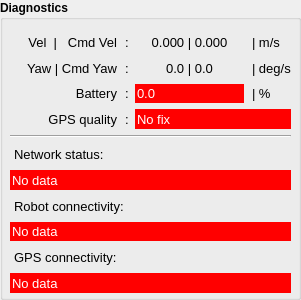
      <widget class="QGroupBox" name="groupBox_3">
       <property name="geometry">
        <rect>
         <x>4</x>
         <y>540</y>
         <width>301</width>
         <height>300</height>
        </rect>
       </property>
       <property name="sizePolicy">
        <sizepolicy hsizetype="Expanding" vsizetype="Expanding">
         <horstretch>0</horstretch>
         <verstretch>0</verstretch>
        </sizepolicy>
       </property>
       <property name="minimumSize">
        <size>
         <width>0</width>
         <height>300</height>
        </size>
       </property>
       <property name="font">
        <font>
         <weight>75</weight>
         <bold>true</bold>
        </font>
       </property>
       <property name="title">
        <string>Diagnostics</string>
       </property>
       <widget class="QWidget" name="gridLayoutWidget">
        <property name="geometry">
         <rect>
          <x>10</x>
          <y>32</y>
          <width>281</width>
          <height>261</height>
         </rect>
        </property>
        <layout class="QGridLayout" name="gridLayout">
         <property name="sizeConstraint">
          <enum>QLayout::SetDefaultConstraint</enum>
         </property>
         <item row="6" column="2">
          <widget class="QLabel" name="diag_yaw">
           <property name="font">
            <font>
             <pointsize>10</pointsize>
             <weight>50</weight>
             <bold>false</bold>
            </font>
           </property>
           <property name="text">
            <string>0.0 | 0.0</string>
           </property>
           <property name="alignment">
            <set>Qt::AlignCenter</set>
           </property>
           <property name="margin">
            <number>2</number>
           </property>
           <property name="indent">
            <number>2</number>
           </property>
          </widget>
         </item>
         <item row="10" column="0">
          <widget class="QLabel" name="label_10">
           <property name="font">
            <font>
             <pointsize>10</pointsize>
             <weight>50</weight>
             <bold>false</bold>
            </font>
           </property>
           <property name="text">
            <string>GPS quality</string>
           </property>
           <property name="alignment">
            <set>Qt::AlignRight|Qt::AlignTrailing|Qt::AlignVCenter</set>
           </property>
           <property name="margin">
            <number>2</number>
           </property>
           <property name="indent">
            <number>2</number>
           </property>
          </widget>
         </item>
         <item row="5" column="2">
          <widget class="QLabel" name="diag_vel">
           <property name="font">
            <font>
             <pointsize>10</pointsize>
             <weight>50</weight>
             <bold>false</bold>
            </font>
           </property>
           <property name="styleSheet">
            <string notr="true"/>
           </property>
           <property name="text">
            <string>0.000 | 0.000</string>
           </property>
           <property name="alignment">
            <set>Qt::AlignCenter</set>
           </property>
           <property name="margin">
            <number>2</number>
           </property>
           <property name="indent">
            <number>2</number>
           </property>
          </widget>
         </item>
         <item row="6" column="0">
          <widget class="QLabel" name="label_4">
           <property name="font">
            <font>
             <pointsize>10</pointsize>
             <weight>50</weight>
             <bold>false</bold>
            </font>
           </property>
           <property name="text">
            <string>Yaw | Cmd Yaw</string>
           </property>
           <property name="alignment">
            <set>Qt::AlignRight|Qt::AlignTrailing|Qt::AlignVCenter</set>
           </property>
           <property name="margin">
            <number>2</number>
           </property>
           <property name="indent">
            <number>2</number>
           </property>
          </widget>
         </item>
         <item row="7" column="2">
          <widget class="QLabel" name="diag_battery">
           <property name="font">
            <font>
             <pointsize>10</pointsize>
             <weight>50</weight>
             <bold>false</bold>
            </font>
           </property>
           <property name="styleSheet">
            <string notr="true">QLabel { background-color : red; color : white; }</string>
           </property>
           <property name="text">
            <string>0.0</string>
           </property>
           <property name="alignment">
            <set>Qt::AlignLeading|Qt::AlignLeft|Qt::AlignVCenter</set>
           </property>
           <property name="margin">
            <number>2</number>
           </property>
           <property name="indent">
            <number>2</number>
           </property>
          </widget>
         </item>
         <item row="7" column="0">
          <widget class="QLabel" name="label_2">
           <property name="font">
            <font>
             <pointsize>10</pointsize>
             <weight>50</weight>
             <bold>false</bold>
            </font>
           </property>
           <property name="text">
            <string>Battery</string>
           </property>
           <property name="alignment">
            <set>Qt::AlignRight|Qt::AlignTrailing|Qt::AlignVCenter</set>
           </property>
           <property name="margin">
            <number>2</number>
           </property>
           <property name="indent">
            <number>2</number>
           </property>
          </widget>
         </item>
         <item row="5" column="3">
          <widget class="QLabel" name="diag_vel_2">
           <property name="sizePolicy">
            <sizepolicy hsizetype="Maximum" vsizetype="Preferred">
             <horstretch>0</horstretch>
             <verstretch>0</verstretch>
            </sizepolicy>
           </property>
           <property name="maximumSize">
            <size>
             <width>16777215</width>
             <height>16777215</height>
            </size>
           </property>
           <property name="font">
            <font>
             <pointsize>10</pointsize>
             <weight>50</weight>
             <bold>false</bold>
            </font>
           </property>
           <property name="styleSheet">
            <string notr="true"/>
           </property>
           <property name="text">
            <string>| m/s</string>
           </property>
           <property name="margin">
            <number>2</number>
           </property>
           <property name="indent">
            <number>2</number>
           </property>
          </widget>
         </item>
         <item row="6" column="3">
          <widget class="QLabel" name="diag_vel_3">
           <property name="sizePolicy">
            <sizepolicy hsizetype="Maximum" vsizetype="Preferred">
             <horstretch>0</horstretch>
             <verstretch>0</verstretch>
            </sizepolicy>
           </property>
           <property name="maximumSize">
            <size>
             <width>16777215</width>
             <height>16777215</height>
            </size>
           </property>
           <property name="font">
            <font>
             <pointsize>10</pointsize>
             <weight>50</weight>
             <bold>false</bold>
            </font>
           </property>
           <property name="styleSheet">
            <string notr="true"/>
           </property>
           <property name="text">
            <string>| deg/s</string>
           </property>
           <property name="margin">
            <number>2</number>
           </property>
           <property name="indent">
            <number>2</number>
           </property>
          </widget>
         </item>
         <item row="7" column="3">
          <widget class="QLabel" name="diag_vel_4">
           <property name="sizePolicy">
            <sizepolicy hsizetype="Maximum" vsizetype="Preferred">
             <horstretch>0</horstretch>
             <verstretch>0</verstretch>
            </sizepolicy>
           </property>
           <property name="maximumSize">
            <size>
             <width>16777215</width>
             <height>16777215</height>
            </size>
           </property>
           <property name="font">
            <font>
             <pointsize>10</pointsize>
             <weight>50</weight>
             <bold>false</bold>
            </font>
           </property>
           <property name="styleSheet">
            <string notr="true"/>
           </property>
           <property name="text">
            <string>| %</string>
           </property>
           <property name="margin">
            <number>2</number>
           </property>
           <property name="indent">
            <number>2</number>
           </property>
          </widget>
         </item>
         <item row="14" column="0" colspan="4">
          <widget class="QLabel" name="diag_network_status">
           <property name="font">
            <font>
             <pointsize>10</pointsize>
             <weight>50</weight>
             <bold>false</bold>
            </font>
           </property>
           <property name="styleSheet">
            <string notr="true">QLabel { background-color : red; color : white; }</string>
           </property>
           <property name="text">
            <string>No data</string>
           </property>
           <property name="margin">
            <number>2</number>
           </property>
           <property name="indent">
            <number>2</number>
           </property>
          </widget>
         </item>
         <item row="16" column="0" colspan="4">
          <widget class="QLabel" name="diag_robot_conn">
           <property name="font">
            <font>
             <pointsize>10</pointsize>
             <weight>50</weight>
             <bold>false</bold>
            </font>
           </property>
           <property name="styleSheet">
            <string notr="true">QLabel { background-color : red; color : white; }</string>
           </property>
           <property name="text">
            <string>No data</string>
           </property>
           <property name="margin">
            <number>2</number>
           </property>
           <property name="indent">
            <number>2</number>
           </property>
          </widget>
         </item>
         <item row="18" column="0" colspan="4">
          <widget class="QLabel" name="diag_gps_conn">
           <property name="font">
            <font>
             <pointsize>10</pointsize>
             <weight>50</weight>
             <bold>false</bold>
            </font>
           </property>
           <property name="styleSheet">
            <string notr="true">QLabel { background-color : red; color : white; }</string>
           </property>
           <property name="text">
            <string>No data</string>
           </property>
           <property name="margin">
            <number>2</number>
           </property>
           <property name="indent">
            <number>2</number>
           </property>
          </widget>
         </item>
         <item row="17" column="0" colspan="4">
          <widget class="QLabel" name="label_9">
           <property name="font">
            <font>
             <pointsize>10</pointsize>
             <weight>50</weight>
             <bold>false</bold>
            </font>
           </property>
           <property name="text">
            <string>GPS connectivity:</string>
           </property>
           <property name="indent">
            <number>4</number>
           </property>
          </widget>
         </item>
         <item row="15" column="0" colspan="4">
          <widget class="QLabel" name="label_5">
           <property name="font">
            <font>
             <pointsize>10</pointsize>
             <weight>50</weight>
             <bold>false</bold>
            </font>
           </property>
           <property name="text">
            <string>Robot connectivity:</string>
           </property>
           <property name="indent">
            <number>4</number>
           </property>
          </widget>
         </item>
         <item row="13" column="0" colspan="4">
          <widget class="QLabel" name="label">
           <property name="font">
            <font>
             <pointsize>10</pointsize>
             <weight>50</weight>
             <bold>false</bold>
            </font>
           </property>
           <property name="text">
            <string>Network status:</string>
           </property>
           <property name="alignment">
            <set>Qt::AlignLeading|Qt::AlignLeft|Qt::AlignVCenter</set>
           </property>
           <property name="margin">
            <number>0</number>
           </property>
           <property name="indent">
            <number>4</number>
           </property>
          </widget>
         </item>
         <item row="10" column="2" colspan="2">
          <widget class="QLabel" name="diag_gps_quality">
           <property name="font">
            <font>
             <pointsize>10</pointsize>
             <weight>50</weight>
             <bold>false</bold>
            </font>
           </property>
           <property name="styleSheet">
            <string notr="true">QLabel { background-color : red; color : white; }</string>
           </property>
           <property name="text">
            <string>No fix</string>
           </property>
           <property name="alignment">
            <set>Qt::AlignLeading|Qt::AlignLeft|Qt::AlignVCenter</set>
           </property>
           <property name="margin">
            <number>2</number>
           </property>
           <property name="indent">
            <number>2</number>
           </property>
          </widget>
         </item>
         <item row="5" column="0">
          <widget class="QLabel" name="label_3">
           <property name="font">
            <font>
             <pointsize>10</pointsize>
             <weight>50</weight>
             <bold>false</bold>
            </font>
           </property>
           <property name="text">
            <string>Vel  |   Cmd Vel</string>
           </property>
           <property name="alignment">
            <set>Qt::AlignRight|Qt::AlignTrailing|Qt::AlignVCenter</set>
           </property>
           <property name="margin">
            <number>2</number>
           </property>
           <property name="indent">
            <number>2</number>
           </property>
          </widget>
         </item>
         <item row="5" column="1">
          <widget class="QLabel" name="diag_vel_5">
           <property name="sizePolicy">
            <sizepolicy hsizetype="Maximum" vsizetype="Preferred">
             <horstretch>0</horstretch>
             <verstretch>0</verstretch>
            </sizepolicy>
           </property>
           <property name="maximumSize">
            <size>
             <width>16777215</width>
             <height>16777215</height>
            </size>
           </property>
           <property name="font">
            <font>
             <pointsize>10</pointsize>
             <weight>50</weight>
             <bold>false</bold>
            </font>
           </property>
           <property name="styleSheet">
            <string notr="true"/>
           </property>
           <property name="text">
            <string>:</string>
           </property>
           <property name="margin">
            <number>0</number>
           </property>
           <property name="indent">
            <number>0</number>
           </property>
          </widget>
         </item>
         <item row="6" column="1">
          <widget class="QLabel" name="diag_vel_6">
           <property name="sizePolicy">
            <sizepolicy hsizetype="Maximum" vsizetype="Preferred">
             <horstretch>0</horstretch>
             <verstretch>0</verstretch>
            </sizepolicy>
           </property>
           <property name="maximumSize">
            <size>
             <width>16777215</width>
             <height>16777215</height>
            </size>
           </property>
           <property name="font">
            <font>
             <pointsize>10</pointsize>
             <weight>50</weight>
             <bold>false</bold>
            </font>
           </property>
           <property name="styleSheet">
            <string notr="true"/>
           </property>
           <property name="text">
            <string>:</string>
           </property>
           <property name="margin">
            <number>0</number>
           </property>
           <property name="indent">
            <number>0</number>
           </property>
          </widget>
         </item>
         <item row="7" column="1">
          <widget class="QLabel" name="diag_vel_7">
           <property name="sizePolicy">
            <sizepolicy hsizetype="Maximum" vsizetype="Preferred">
             <horstretch>0</horstretch>
             <verstretch>0</verstretch>
            </sizepolicy>
           </property>
           <property name="maximumSize">
            <size>
             <width>16777215</width>
             <height>16777215</height>
            </size>
           </property>
           <property name="font">
            <font>
             <pointsize>10</pointsize>
             <weight>50</weight>
             <bold>false</bold>
            </font>
           </property>
           <property name="styleSheet">
            <string notr="true"/>
           </property>
           <property name="text">
            <string>:</string>
           </property>
           <property name="margin">
            <number>0</number>
           </property>
           <property name="indent">
            <number>0</number>
           </property>
          </widget>
         </item>
         <item row="10" column="1">
          <widget class="QLabel" name="diag_vel_8">
           <property name="sizePolicy">
            <sizepolicy hsizetype="Maximum" vsizetype="Preferred">
             <horstretch>0</horstretch>
             <verstretch>0</verstretch>
            </sizepolicy>
           </property>
           <property name="maximumSize">
            <size>
             <width>16777215</width>
             <height>16777215</height>
            </size>
           </property>
           <property name="font">
            <font>
             <pointsize>10</pointsize>
             <weight>50</weight>
             <bold>false</bold>
            </font>
           </property>
           <property name="styleSheet">
            <string notr="true"/>
           </property>
           <property name="text">
            <string>:</string>
           </property>
           <property name="margin">
            <number>0</number>
           </property>
           <property name="indent">
            <number>0</number>
           </property>
          </widget>
         </item>
         <item row="12" column="0" colspan="4">
          <widget class="Line" name="line_2">
           <property name="orientation">
            <enum>Qt::Horizontal</enum>
           </property>
          </widget>
         </item>
        </layout>
       </widget>
      </widget>
